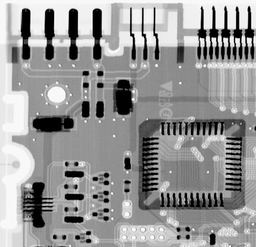
#> input picture assets/original.tif, 256 x 247 px, shrunk from 464 x 448 before the run
$ python teste3.py
#> lines starting #> are read from the running program, lines starting #| are printed output that depends on the picture
#!/usr/bin/env python3
# -*- coding: utf-8 -*-
"""
Created on Mon Aug  9 23:25:13 2021

@author: Heitor Schulz
"""

import cv2
import numpy as np
import matplotlib.pyplot as plt
from PIL import Image
from math import sqrt, exp

def distance(point1,point2):
    return sqrt((point1[0]-point2[0])**2 + (point1[1]-point2[1])**2)

def butterworthLP(D0,imgShape,n):
    base = np.zeros(imgShape[:2])
    rows, cols = imgShape[:2]
    center = (rows/2,cols/2)
    for x in range(cols):
        for y in range(rows):
            base[y,x] = 1/(1+(distance((y,x),center)/D0)**(2*n))
    return base

img = cv2.imread("assets/original.tif", 0)
#> img is the input picture: shape (247, 256); min 0, max 255, mean 151
original = np.fft.fft2(img)
center = np.fft.fftshift(original)

plt.figure(figsize=(6.4*5, 4.8*5), constrained_layout=False)

D0=10
n=1

Filtro = butterworthLP(D0,img.shape,n)
LowPassCenter = center * Filtro
LowPass = np.fft.ifftshift(LowPassCenter)
inverse_LowPass = np.fft.ifft2(LowPass)
plt.subplot(221), plt.imshow(np.abs(inverse_LowPass), "gray"), plt.title("Butterworth Low Pass (D0="+str(D0)+",n="+str(n)+")")

D0=50
n=1

LowPassCenter = center * butterworthLP(50,img.shape,1)
LowPass = np.fft.ifftshift(LowPassCenter)
inverse_LowPass = np.fft.ifft2(LowPass)
plt.subplot(222), plt.imshow(np.abs(inverse_LowPass), "gray"), plt.title("Butterworth Low Pass (D0="+str(D0)+",n="+str(n)+")")

D0=10
n=8

LowPassCenter = center * butterworthLP(10,img.shape,8)
LowPass = np.fft.ifftshift(LowPassCenter)
inverse_LowPass = np.fft.ifft2(LowPass)
plt.subplot(223), plt.imshow(np.abs(inverse_LowPass), "gray"), plt.title("Butterworth Low Pass (D0="+str(D0)+",n="+str(n)+")")

D0=50

LowPassCenter = center * butterworthLP(50,img.shape,8)
LowPass = np.fft.ifftshift(LowPassCenter)
inverse_LowPass = np.fft.ifft2(LowPass)
plt.subplot(224), plt.imshow(np.abs(inverse_LowPass), "gray"), plt.title("Butterworth Low Pass (D0="+str(D0)+",n="+str(n)+")")

plt.show()
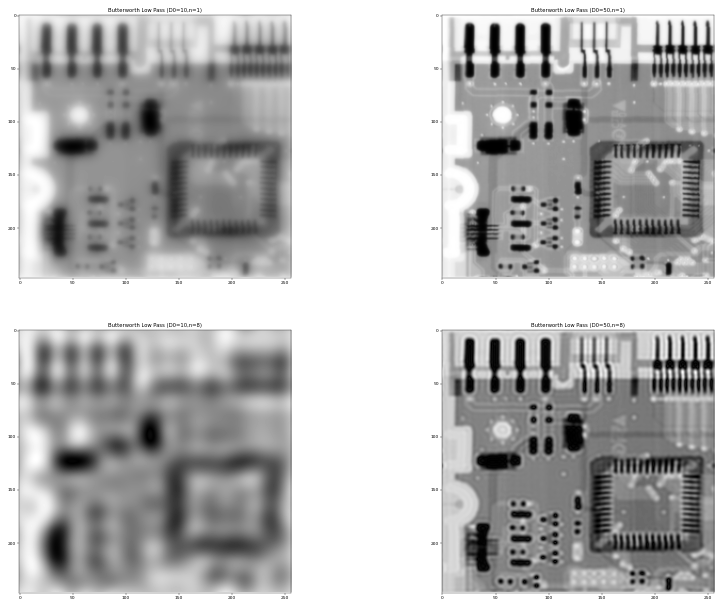
#> figure drawn by matplotlib, 4 panels
